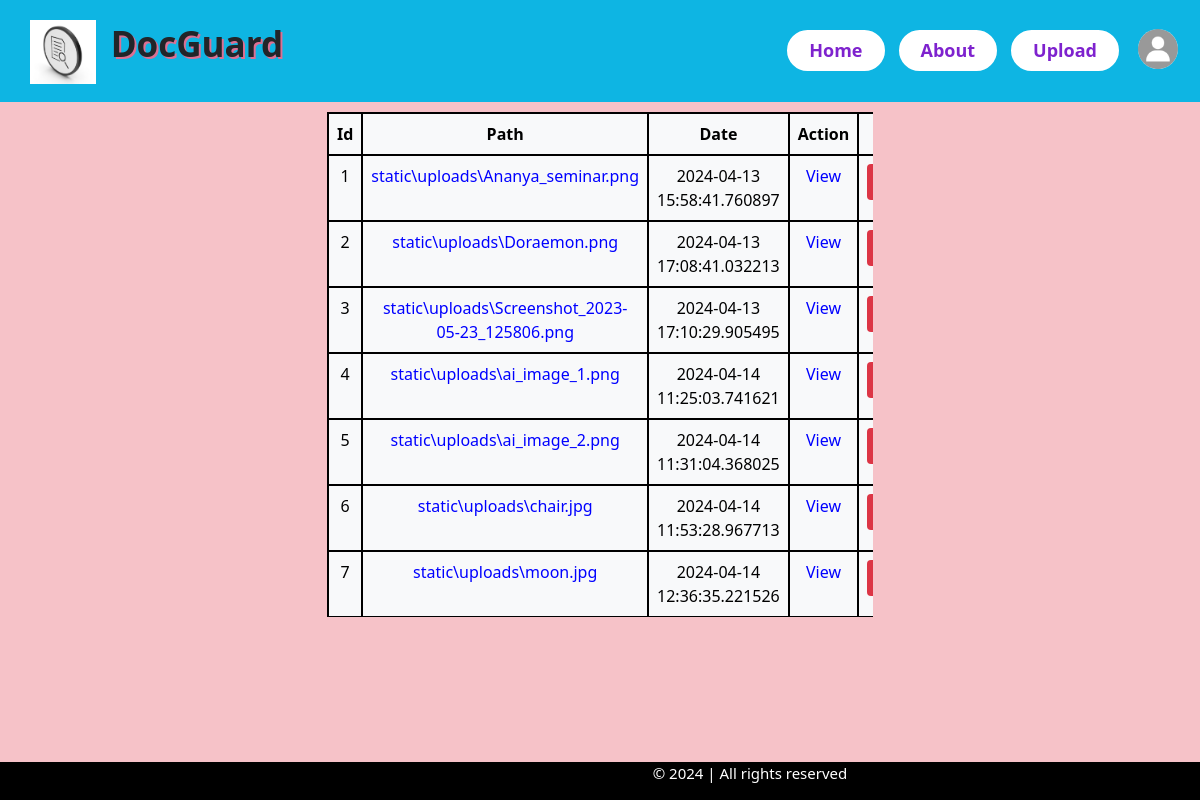
/file/list (signed in), run on an earlier commit of the app's database.
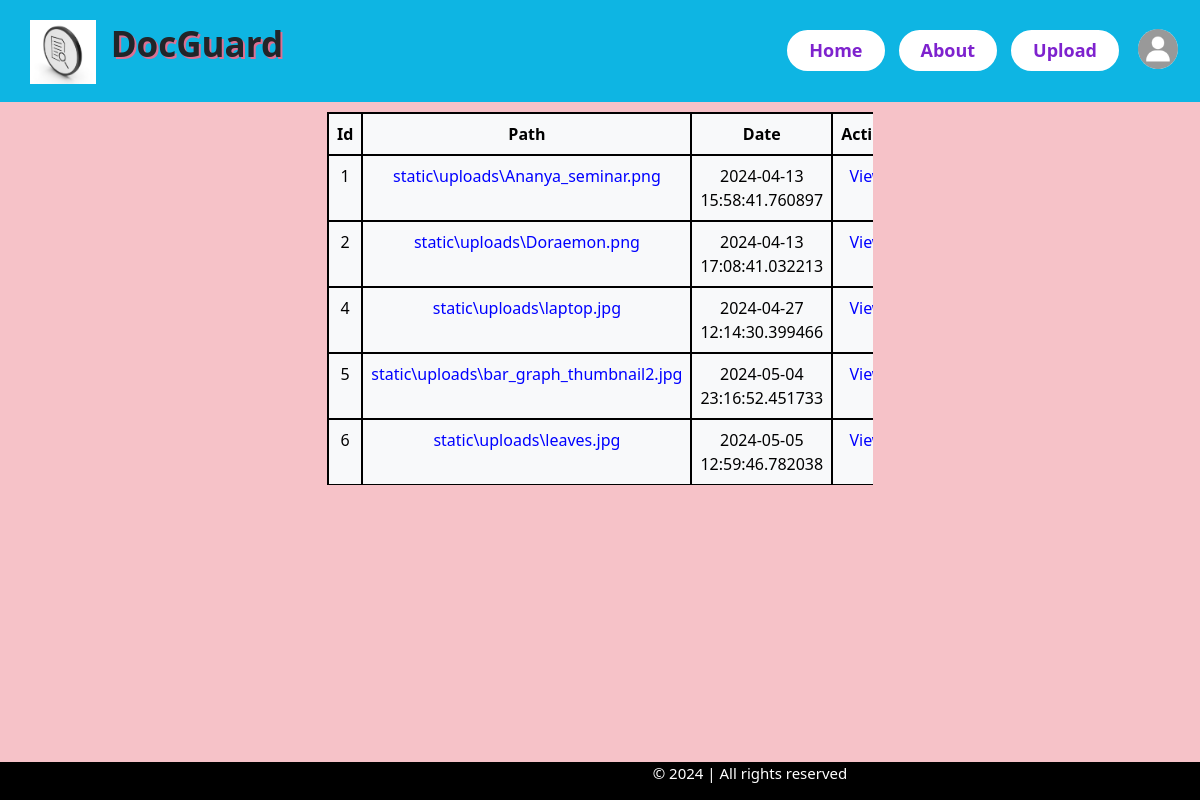
And on a later commit of the database.
### database.py (models this page shows, shortened)
class File(Base):
    __tablename__ = 'files'
    id = Column(Integer, primary_key = True)
    path = Column(String(255),nullable = False)
    user_id = Column(Integer, ForeignKey('users.id'))  # The user id will let us know that the uploaded file belongs to whom (user)
    created_at = Column(DateTime, default = datetime.now)

### app.py (the view)
@app.route('/file/list', methods= ['GET','POST'])
def file_list():
    db = open_db()
    files = db.query(File).all()
    return render_template('display_list.html', files = files)

### database.py (called while the page is built)
def open_db():
    engine =  create_engine('sqlite:///project.db', echo = True)   # echo means to display output
    session = sessionmaker(bind = engine)
    return session()

### templates/display_list.html (shortened to what this page needs)
{% extends 'layout/base.html' %}
{% block content %}
<!DOCTYPE html>
<html lang="en">
  <head>
  </head>
  <body>
    <div class="container">
        <div class="row">
            <div class="col-6 mx-auto">
                <div class="table-responsive">
                    <table class="table table-light">
                          <thead>
                            <tr>
                              <th scope="col">Id</th>
                              <th scope="col">Path</th>
                              <th scope="col">Date</th>
                              <th scope="col">Action</th>
                              <th scope="col">Delete</th>
                            </tr>
                          </thead>
                        <tbody>
                            {% for file in files %}
                            <tr>
                                <td>{{ file.id }}</td>
                                <td><a class="purple" href=/file/{{file.id}}/view">{{file.path}}</a></td>
                                <td>{{ file.created_at }}</td>
                                <td><a class="purple" href="/file/{{file.id}}/view">View</a></td>
                                <td><a class="purple" href="/delete/{{file.id}}"><button>Delete</button></a></td>
                            </tr>
                            {% endfor %}
                        </tbody>
                    </table>
                </div>
            </div>
        </div>
    </div>
  </body>
</html>
{% endblock %}

### templates/layout/base.html (shortened to what this page needs)
<!doctype html>
<html lang="en">
    <head>
        <link
            href="https://cdn.jsdelivr.net/npm/bootstrap@5.3.2/dist/css/bootstrap.min.css"
            rel="stylesheet"
        />
    </head>
    <body>
        <header>
           {% include "menu.html" %}
        </header>
        <main>
            {% block content %}{% endblock %}
        </main>
    </body>
</html>

### templates/menu.html (shortened to what this page needs)
<!DOCTYPE html>
<html lang="en">
  <head>
  </head>
  <body>
    <nav>
      <div class="brand">
        <a href="/">
          <img src="/static/images/logo_mp.png" alt="DocGuard" class="logo" />
          <span class="brand-name">DocGuard</span>
        </a>
      </div>
      {% if session.isauth %}
      <div class="menu">
        <a class="links" href="/">Home</a>
        <a class="links" href="/about">About</a>
        <a class="links" href="/file/upload">Upload</a>
        <div class="dropdown">
          <button class="dropbtn">
            <img
              src="/static/images/user_avatar.png"
              alt="User Avatar"
              class="avatar"/>
          </button>
        </div>
      </div>
      {% else %}
      <div class="actions">
        <a href="/login"><button class="btn">LogIn</button></a>
        <a href="/register"><button class="btn">SignUp</button></a>
      </div>
      {% endif %}
    </nav>
    <footer>
      <div class="footer_para">
        <p>&copy; 2024 | All rights reserved</p>
      </div>
    </footer>
  </body>
</html>

### templates/menu.html (style rules this page uses)
nav { display: flex; justify-content: space-between; align-items: center; font-size: large; background-color: #0eb5e3; padding: 18px 10px; }
.brand { display: flex; align-items: center; margin-left: 20px; }
.logo { width: 66px; height: auto; margin-right: 10px; }
.brand-name { font-weight: bold; font-size: 35px; text-shadow: 2px 2px palevioletred; }
.brand a { text-decoration: none; color: inherit; }
.menu { display: flex; flex-grow: 1; justify-content: flex-end; }
.links { color: #7e22ce; background-color: white; border: 2px solid white; border-radius: 82px; text-decoration: none; padding: 5px 20px; margin: 7px; font-size: large; font-weight: bold; font-family: "Segoe UI", Tahoma, Geneva, Verdana, sans-serif; display: inline-block; }
.avatar { width: 40px; height: 40px; border-radius: 50%; }
.dropbtn { background-color: transparent; border: none; cursor: pointer; }
footer { background-color: black; position: fixed; bottom: 0; width: 1500px; }
.footer_para { color: white; font-size: 15px; text-align: center; }

### templates/display_list.html (style rules this page uses)
body { background-color: #f6c2c8; }
.container { width: 100%; margin-top: 10px; }
table { width: 100%; border: 0px solid black; }
th, td { border: 2px solid black; padding: 10px; text-align: center; }
.purple { color: blue; text-decoration: none; }
button { padding: 6px 12px; background-color: #dc3545; color: white; border-radius: 4px; border: none; cursor: pointer; }

What changed in the data, as far as the page shows it:
removed File: id "3", path "static\\uploads\\Screenshot_2023-05-23_125806.png", created_at "2024-04-13 17:10:29.905495"
removed File: id "7", path "static\\uploads\\moon.jpg", created_at "2024-04-14 12:36:35.221526"
changed File id 4: path "static\\uploads\\ai_image_1.png" → "static\\uploads\\laptop.jpg"; created_at "2024-04-14 11:25:03.741621" → "2024-04-27 12:14:30.399466"
changed File id 5: path "static\\uploads\\ai_image_2.png" → "static\\uploads\\bar_graph_thumbnail2.jpg"; created_at "2024-04-14 11:31:04.368025" → "2024-05-04 23:16:52.451733"
changed File id 6: path "static\\uploads\\chair.jpg" → "static\\uploads\\leaves.jpg"; created_at "2024-04-14 11:53:28.967713" → "2024-05-05 12:59:46.782038"
